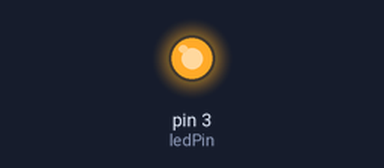
The sketch below on a simulated Teensy 4. On the bench: output pins drawn as LEDs (lit = HIGH).

Above: at 0.1 s.
At 1.1 s:
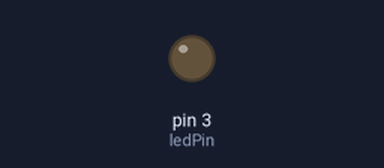
Timing chart, 0 to 2.6 s (numbered marks = the images above):
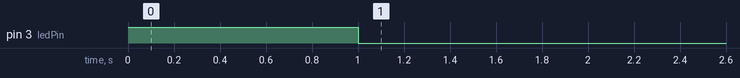

The sketch:

teensyMidiRead.ino
```cpp
// USB MIDI receive example, Note on/off -> LED on/off
// contributed by Alessandro Fasan

//set led pin
int ledPin = 3;

//function definition
int note = 0x0;
void OnNoteOn(byte channel, byte note, byte velocity)
{
  digitalWrite(ledPin, HIGH);
}

void OnNoteOff(byte channel, byte note, byte velocity)
{
  digitalWrite(ledPin, LOW);
}

void setup()
{
  pinMode(ledPin, OUTPUT);
  usbMIDI.setHandleNoteOff(OnNoteOff);
  usbMIDI.setHandleNoteOn(OnNoteOn) ;
  digitalWrite(ledPin, HIGH);
  delay(1000);
  digitalWrite(ledPin, LOW);
  delay(1000);
}

void loop()
{
  usbMIDI.read();
}
```
